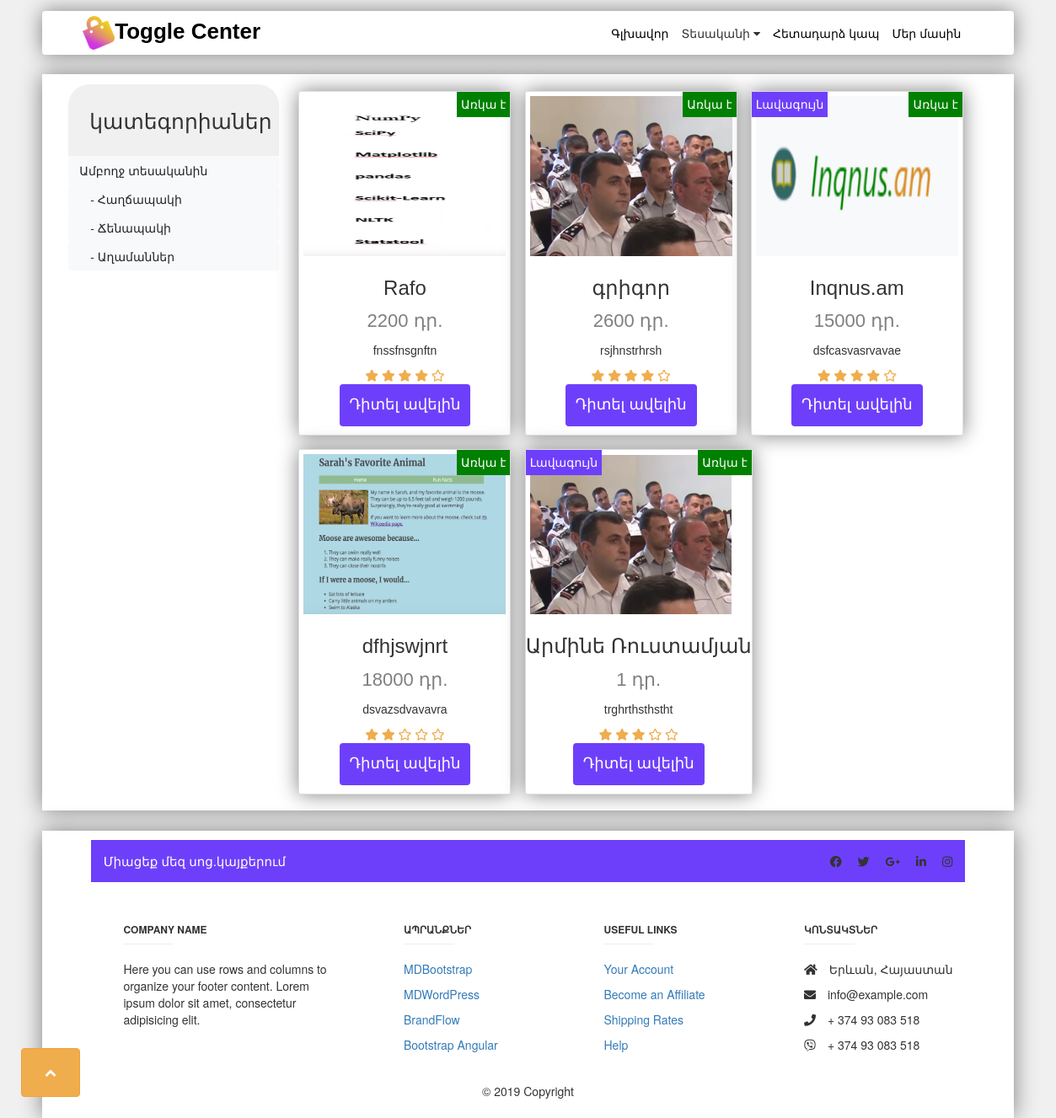
Screenshot of /products/ with the database file from the repository.
### products/models.py (models this page shows, shortened)
class categories(models.Model):
	name = models.CharField(max_length=50)
	slug = models.SlugField(unique=True, primary_key=True)

class product(models.Model):
	name = models.CharField(max_length=50)
	add_date = models.DateTimeField(auto_now_add=True)
	slug = models.SlugField(unique=True, primary_key=True)
	best = models.BooleanField(default=False)
	available = models.BooleanField(default=True)
	category = models.ManyToManyField('categories', related_name='products')
	rate_count = models.IntegerField(default=0)
	rate_all = models.IntegerField(default=0)
	rate = models.FloatField(default=0)
	about = models.TextField(max_length=800)
	price = models.IntegerField(default=0)
	image = models.ImageField(upload_to="productpic/%Y/%m/%d")

### products/views.py (the view)
# urls.py: path('', products_all, name='products'),
def products_all(request):
	pr=product.objects.all()
	ct=categories.objects.all()
	return render(request, 'products/all.html', {'prod':pr,'categ':ct})

### products/templates/products/all.html (shortened to what this page needs)
{% extends 'base.html' %}
{% block main %}
<div style="display: flex;    margin: 0% -4% 0% -4%;">
	{% include 'includes/menu_prod.html' %}
<div class="prod_card_list row col-9">
{% for p in prod %}
<div class="card">
	<div>
		{% if p.best %}
		<span class="av_or_nav prod_best">Լավագույն</span>
		{% endif %}
		{% if p.available %}
		<span class="available av_or_nav">Առկա է</span>
		{% else %}
		<span class="av_or_nav">Առկա չէ</span>
		{% endif %}
	</div>
  <img src="{{ p.image.url }}" alt="{{ p.name }}" style="width: 250px;height: 200px; padding: 2%;">
  <h3>{{ p.name }}</h3>
  <p class="price">{{ p.price }} դր.</p>
  <p>{{ p.about }}</p>
		<div>
			{% for e in '12345'|make_list %}
				{% if forloop.counter <= p.rate %}
					<i class="fas fa-star" title="{{ p.rate | floatformat:-2 }}"></i>
				{% else %}
					<i class="far fa-star" title="{{ p.rate | floatformat:-2 }}"></i>
				{% endif %}
			{% endfor %}
		</div>
  <p><a class="btn" href="{% url 'prd_det' prd=p.slug %}">Դիտել ավելին</a></p>
</div>
{% endfor %}
</div>
</div>
{% endblock %}

### templates/base.html (shortened to what this page needs)
{% load staticfiles %}
<!DOCTYPE html>
<html lang="hy">
<head>
	<link rel="stylesheet" href="{% static 'css/style.css' %}" />
	<link rel="stylesheet" href="https://stackpath.bootstrapcdn.com/bootstrap/4.3.1/css/bootstrap.min.css">
	<link rel="stylesheet" href="https://use.fontawesome.com/releases/v5.8.1/css/all.css">
	<link rel="stylesheet" href="https://maxcdn.bootstrapcdn.com/font-awesome/4.5.0/css/font-awesome.min.css">
<link rel="stylesheet" href="https://maxcdn.bootstrapcdn.com/bootstrap/3.3.7/css/bootstrap.min.css">
<link rel="stylesheet" href="https://maxcdn.bootstrapcdn.com/font-awesome/4.6.3/css/font-awesome.min.css">
</head>
<body>
	<nav class="navbar">
		<div><a class="nav_img_div" href="/"><span style="margin-left:0" class="style-jdwtzykllabel"><img style="width: 7%;" src="{% static 'logo.png' %}">Toggle Center</span></a></div>
		<div class="nav_menu_div">
			<ul class="menu_btns">
				<li><a href="/"><span>Գլխավոր</span></a></li>
        <li>
        <div class="dropdown show dd_nav_menu_div dropdown">
          <a role="button" id="dropdownMenuLink" data-toggle="dropdown" aria-haspopup="true" aria-expanded="false">
            Տեսականի <i class="fa fa-caret-down"></i>
          </a>
        </div>
      </li>
				<li><a href="{% url 'contacts' %}"><span>Հետադարձ կապ</span></a></li>
				<li><a href="#"><span>Մեր մասին</span></a></li>
			</ul>
		</div>
	</nav>
	<div class="main_div">
	{% block main %}
	{% endblock %}
	</div>
<footer class="main_div page-footer font-small unique-color-dark">
  <div style="background-color: #6E3FFB; display: flex;">
    <div class="container">
      <div class="row py-4 d-flex align-items-center">
        <div class="col-md-6 col-lg-5 text-center text-md-left mb-4 mb-md-0">
          <h6 class="mb-0 mt-0" style="color: #fff; font-size: 15px;">Միացեք մեզ սոց.կայքերում</h6>
        </div>
        <div class="col-md-6 col-lg-7 text-center text-md-right">
          <a class="fb-ic">
            <i class="fab fa-facebook-f white-text mr-4"> </i>
          </a>
          <a class="tw-ic">
            <i class="fab fa-twitter white-text mr-4"> </i>
          </a>
          <a class="gplus-ic">
            <i class="fab fa-google-plus-g white-text mr-4"> </i>
          </a>
          <a class="li-ic">
            <i class="fab fa-linkedin-in white-text mr-4"> </i>
          </a>
          <a class="ins-ic">
            <i class="fab fa-instagram white-text"> </i>
          </a>
        </div>
      </div>
    </div>
  </div>
  <div class="container text-center text-md-left mt-5">
    <div class="row mt-3">
      <div class="col-md-3 col-lg-4 col-xl-3 mx-auto mb-4">
        <h6 class="text-uppercase font-weight-bold">Company name</h6>
        <hr class="deep-purple accent-2 mb-4 mt-0 d-inline-block mx-auto" style="width: 60px;">
        <p>Here you can use rows and columns to organize your footer content. Lorem ipsum dolor sit amet,
          consectetur
          adipisicing elit.</p>
      </div>
      <div class="col-md-2 col-lg-2 col-xl-2 mx-auto mb-4">
        <h6 class="text-uppercase font-weight-bold">Ապրանքներ</h6>
        <hr class="deep-purple accent-2 mb-4 mt-0 d-inline-block mx-auto" style="width: 60px;">
        <p>
          <a href="#">MDBootstrap</a>
        </p>
        <p>
          <a href="#">MDWordPress</a>
        </p>
        <p>
          <a href="#">BrandFlow</a>
        </p>
        <p>
          <a href="#">Bootstrap Angular</a>
        </p>
      </div>
      <div class="col-md-3 col-lg-2 col-xl-2 mx-auto mb-4">
        <h6 class="text-uppercase font-weight-bold">Useful links</h6>
        <hr class="deep-purple accent-2 mb-4 mt-0 d-inline-block mx-auto" style="width: 60px;">
        <p>
          <a href="#">Your Account</a>
        </p>
        <p>
          <a href="#">Become an Affiliate</a>
        </p>
        <p>
          <a href="#">Shipping Rates</a>
        </p>
        <p>
          <a href="#">Help</a>
        </p>
      </div>
      <div class="col-md-4 col-lg-3 col-xl-3 mx-auto mb-md-0 mb-4">
        <h6 class="text-uppercase font-weight-bold">Կոնտակտներ</h6>
        <hr class="deep-purple accent-2 mb-4 mt-0 d-inline-block mx-auto" style="width: 60px;">
        <p>
          <i class="fas fa-home mr-3"></i> Երևան, Հայաստան</p>
        <p>
          <i class="fas fa-envelope mr-3"></i> info@example.com</p>
        <p>
          <i class="fas fa-phone mr-3"></i> + 374 93 083 518</p>
        <p>
          <i class="fab fa-viber mr-3"></i></i> + 374 93 083 518</p>
      </div>
    </div>
  </div>
  <div class="footer-copyright text-center py-3">© {% now "Y"  %} Copyright
  </div>
</footer>
<button class="btn btn-warning scroll-top" data-scroll="up" type="button">
<i class="fa fa-chevron-up"></i>
</button>
</body>
</html>

### templates/includes/menu_prod.html
<div class="col-3">
	<div class="prod_menu_title_div">կատեգորիաներ</div>
  <a class="btn btn-light menu_prod_btn" href="{% url 'products' %}">Ամբողջ տեսականին</a>
	{% for category in categ %}
<span>
  <a style="padding-left: 10%;" class="btn btn-light menu_prod_btn" href="{% url 'cat_set' cat=category.slug %}">- {{ category.name }}</a>
</span>
	{% endfor %}
</div>

### static/css/style.css (style rules this page uses)
body { background-color:#F0F0F0 !important; padding: 1% 4%; }
.navbar { display: flex; background-color: #fff; position: sticky !important; z-index: 999; top: 0; box-shadow: 0px 0px 25px 0px grey; }
.style-jdwtzykllabel { font: normal normal bold 26px/1.4em raleway,sans-serif; transition: color 0.4s ease 0s; color: #000000; white-space: nowrap; display: inline-block; }
.menu_btns, .nav_menu_div { display: flex; margin-bottom: 0; }
.menu_btns>li { display: flex; margin-right: 15px; }
.menu_btns>li>a>span { transition: color 0.4s ease 0s; color: #000000; white-space: nowrap; display: inline-block; }
.dd_nav_menu_div>a { transition: color 0.4s ease 0s; color: #000000; white-space: nowrap; display: inline-block; }
.main_div { background-color: #fff; margin-top: 2%; padding: 1% 5%; box-shadow: 0px 0px 25px 0px grey; }
.scroll-top { bottom: 0; margin: 2% !important; display: none; position: fixed; left: 0; }
.scroll-top i { display: inline-block; padding: 15px; color: #FFFFFF; }
footer { margin-bottom: -15px; }
.card { box-shadow: 0px 0px 25px 0px grey; max-width: 300px; margin: auto; text-align: center; font-family: arial; margin: 1%; }
.price { color: grey; font-size: 22px; }
.card a { border: none; outline: 0; padding: 12px; color: white; background-color: #6E3FFB; text-align: center; cursor: pointer; font-size: 18px; }
.prod_card_list { display: flex; }
.menu_prod_btn { width: 100% !important; text-align: left !important; }
.prod_menu_title_div { background-color: #F0F0F0; text-align: center; padding: 25px; border-radius: 25px 25px 0px 0px; font-size: 25px; }
.fa-star { color: #F0AD4E; }
.av_or_nav { background-color: red; color: white; padding: 5px; float: right; right: 0; position: absolute; }
.available { background-color: green !important; }
.prod_best { left: 0; background-color: #6E3FFB !important; right: unset !important; }

### rows the page displays
categories: name "Հաղճապակի"
categories: name "Ճենապակի"
categories: name "Աղամաններ"
product: available "Առկա է", image (picture), name "Rafo", price "2200", about "fnssfnsgnftn"
product: available "Առկա է", image (picture), name "գրիգոր", price "2600", about "rsjhnstrhrsh"
product: best "Լավագույն", available "Առկա է", image (picture), name "Inqnus.am", price "15000", about "dsfcasvasrvavae"
product: available "Առկա է", image (picture), name "dfhjswjnrt", price "18000", about "dsvazsdvavavra", rate 2 (drawn)
product: best "Լավագույն", available "Առկա է", image (picture), name "Արմինե Ռուստամյան", price "1", about "trghrthsthstht", rate 3.375 (drawn)
